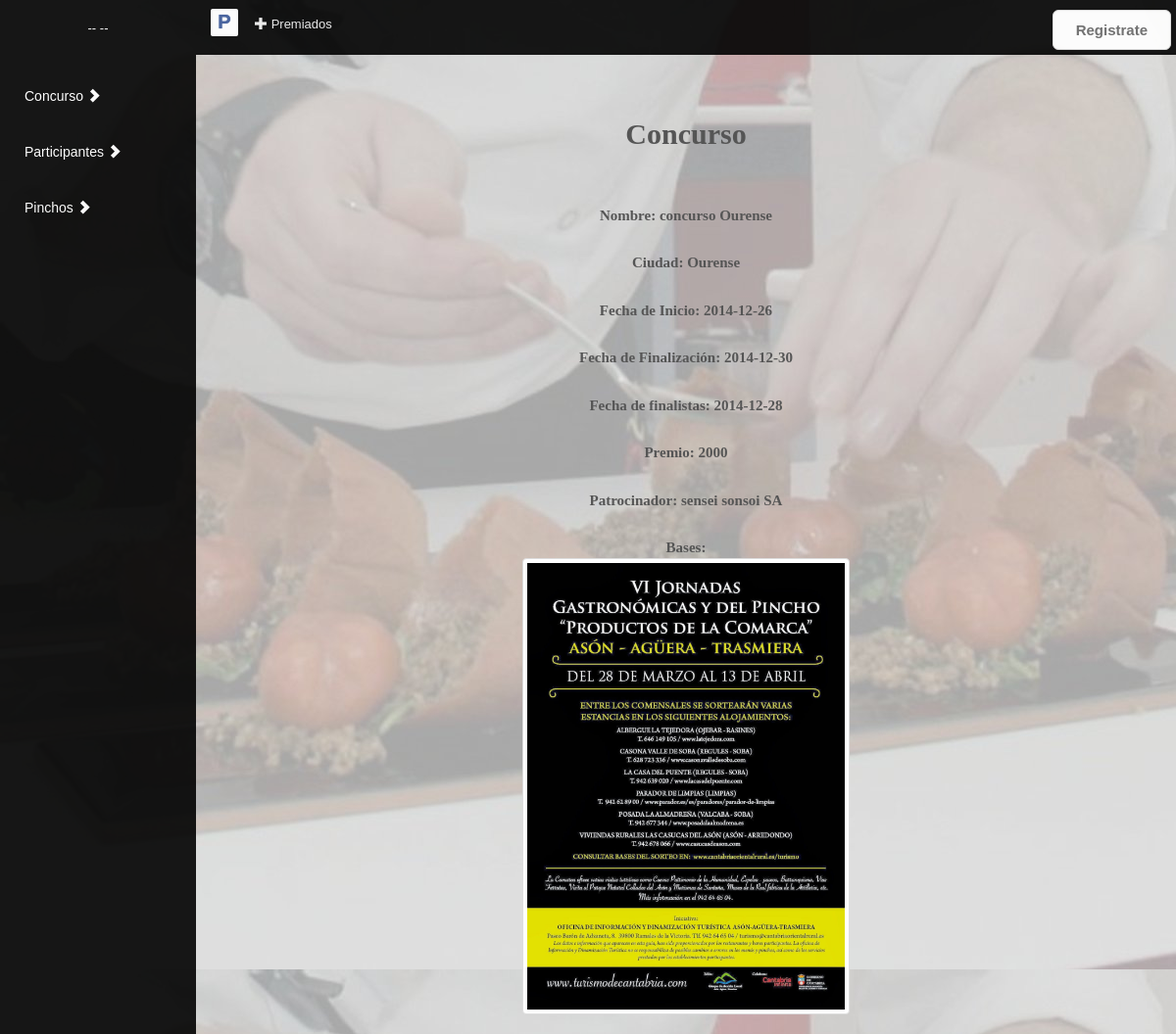
The page /index.php?controller=concurso&action=consultarConcurso on the database as committed earlier.
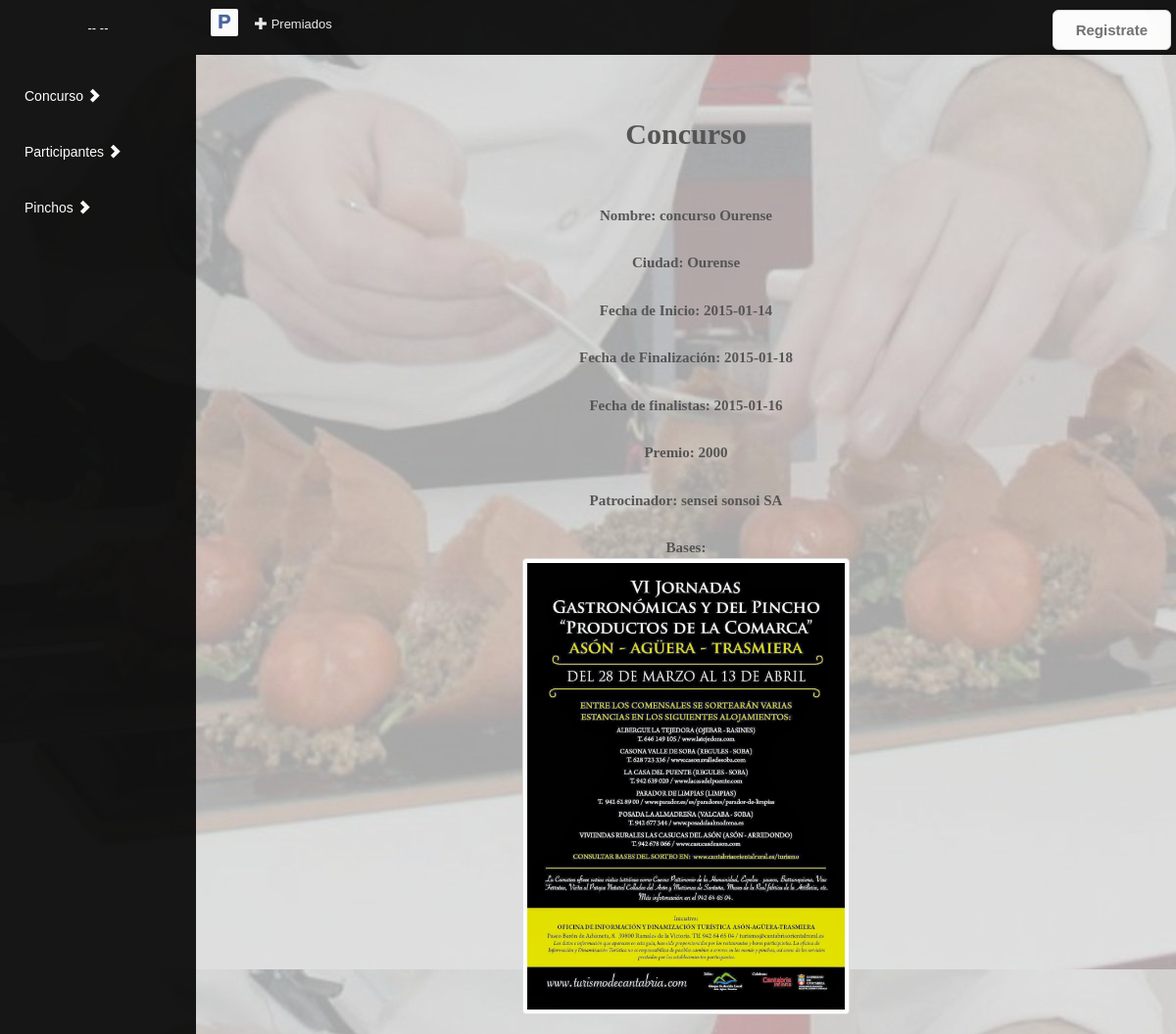
The same page on the database as committed later.
### tables this page shows
CREATE TABLE IF NOT EXISTS `concurso` (
  `idC` INT NOT NULL AUTO_INCREMENT,
  `nombreC` VARCHAR(45) NOT NULL,
  `basesC` VARCHAR(255) NOT NULL,
  `ciudadC` VARCHAR(45) NOT NULL,
  `fechaInicioC` VARCHAR(45) NOT NULL,
  `fechaFinalC` VARCHAR(45) NOT NULL,
  `fechaFinalistasC` VARCHAR(45) NOT NULL,
  `premioC` INT NOT NULL,
  `patrocinadorC` VARCHAR(45) NOT NULL,
  PRIMARY KEY (`idC`)
);

### src/core/ViewManager.php (called while the page is built, shortened)
<?php
class ViewManager {
  private $variables = array();
  public function setVariable($varname, $value, $flash=false) {
    $this->variables[$varname] = $value;
  }
  public function getVariable($varname, $default=NULL) {
    if (!isset($this->variables[$varname])) {
      return $default;
    }
    return $this->variables[$varname];
  }
  public function render($controller, $viewname) {
    include(__DIR__."/../view/$controller/$viewname.php");
  }
  private static $viewmanager_singleton = NULL;
  public static function getInstance() {
    if (self::$viewmanager_singleton == null) {
      self::$viewmanager_singleton = new ViewManager();
    }
    return self::$viewmanager_singleton;
  }
}

### src/controller/ConcursoController.php (called while the page is built, shortened)
<?php
require_once(__DIR__."/../model/Concurso.php");
require_once(__DIR__."/../core/ViewManager.php");
class ConcursoController extends DBController {
	private $concurso;
	public function __construct() {
		$this->concurso = new Concurso();
	}
	public function consultarConcurso() {
		$concu = $this->concurso->ver_datos();
		$this->view->setVariable("concu", $concu);
		$this->view->render("vistas", "consultaConcurso");
	}
}

### src/index.php (called while the page is built, shortened)
<?php
function run() {
  try {
    $controller = loadController($_GET["controller"]);
    $actionName = $_GET["action"];
    $controller->$actionName();
  } catch(Exception $ex) {
    die("An exception occured!!!!!".$ex->getMessage());
  }
}
function loadController($controllerName) {
  return new $controllerClassName();
}
run();
?>

### src/model/User.php (called while the page is built, shortened)
<?php
class User {
  private $tipoU;
  public function __construct($emailU=NULL, $contrasenaU=NULL, $tipoU=NULL, $estadoU=NULL, $nombreU=NULL, $concursoId=NULL) {
    $this->tipoU = $tipoU;
  }
  public function getTipoU() {
    return $this->tipoU;
  }
}

### src/model/Concurso.php (called while the page is built, shortened)
<?php
class Concurso {
  private $nombreC;
  private $basesC;
  private $ciudadC;
  private $fechaInicioC;
  private $fechaFinalC;
  private $fechaFinalistasC;
  private $premioC;
  private $patrocinadorC;
  public function __construct($idC=NULL, $nombreC=NULL, $basesC=NULL, $ciudadC=NULL, $fechaInicioC=NULL, $fechaFinalC=NULL, $fechaFinalistasC=NULL, $premioC=NULL, $patrocinadorC=NULL) {
    $this->nombreC = $nombreC;
    $this->basesC = $basesC;
    $this->ciudadC = $ciudadC;
    $this->fechaInicioC = $fechaInicioC;
	$this->fechaFinalC = $fechaFinalC;
	$this->fechaFinalistasC = $fechaFinalistasC;
    $this->premioC = $premioC;
	$this->patrocinadorC = $patrocinadorC;
  }
  public function getNombreC() {
    return $this->nombreC;
  }
  public function getBasesC() {
    return $this->basesC;
  }
  public function getCiudadC() {
    return $this->ciudadC;
  }
  public function getFechaInicioC() {
    return $this->fechaInicioC;
  }
  public function getFechaFinalC() {
    return $this->fechaFinalC;
  }
  public function getFechaFinalistasC() {
    return $this->fechaFinalistasC;
  }
  public function getPremioC() {
    return $this->premioC;
  }
  public function getPatrocinadorC() {
    return $this->patrocinadorC;
  }
  public function ver_datos() {
    $db = PDOConnection::getInstance();
    $stmt = $db->prepare("SELECT * FROM concurso");
    $stmt->execute();
    $concursos_db=$stmt->fetch(PDO::FETCH_ASSOC);
    if(sizeof($concursos_db)==0){
      return null;
    }else{
      return new Concurso(
      $concursos_db["idC"],
      $concursos_db["nombreC"],
      $concursos_db["basesC"],
      $concursos_db["ciudadC"],
      $concursos_db["fechaInicioC"],
	  $concursos_db["fechaFinalC"],
	  $concursos_db["fechaFinalistasC"],
      $concursos_db["premioC"],
	  $concursos_db["patrocinadorC"]
       );
    }
  }
}

### src/view/vistas/consultaConcurso.php (the view, shortened to what this page needs)
<?php
include(__DIR__."/../layouts/inicio.php");
require_once(__DIR__."/../../core/ViewManager.php");
$view = ViewManager::getInstance();
$view->setVariable("title", "Login");
$concurso = $view->getVariable("concu");
?>
<div class="margensup" >
  <div class="column col-lg-10 col-md-10 col-sm-12 col-xs-12 col-md-offset-1" >
    <div class="modalbox movedown">
      <div class="row">
        <h2 class="alineado">Concurso</h2>
      </div>
      <div class="row separacion" >
        <div class="column col-lg-10 col-md-10 col-sm-12 col-xs-12 col-md-offset-1">
          <form class="form-horizontal separarformulario" role="form">
            <div class="form-group alineado ">
              <label class="control-label">Nombre: </label>
              <label class=" control-label"><?=$concurso->getNombreC()?></label>
            </div>
          </form>
          <form class="form-horizontal separarformulario" role="form">
            <div class="form-group alineado ">
              <label class="control-label">Ciudad: </label>
              <label class=" control-label"><?=$concurso->getCiudadC()?></label>
            </div>
          </form>
          <form class="form-horizontal separarformulario" role="form">
            <div class="form-group alineado ">
              <label class="control-label">Fecha de Inicio: </label>
              <label class=" control-label"><?=$concurso->getFechaInicioC()?></label>
            </div>
          </form>
		  <form class="form-horizontal separarformulario" role="form">
            <div class="form-group alineado ">
              <label class="control-label">Fecha de Finalización: </label>
              <label class=" control-label"><?=$concurso->getFechaFinalC()?></label>
            </div>
          </form>
		  <form class="form-horizontal separarformulario" role="form">
            <div class="form-group alineado ">
              <label class="control-label">Fecha de finalistas: </label>
              <label class=" control-label"><?=$concurso->getFechaFinalistasC()?></label>
            </div>
          </form>
          <form class="form-horizontal separarformulario" role="form">
            <div class="form-group alineado ">
              <label class="control-label">Premio: </label>
              <label class=" control-label"><?=$concurso->getPremioC()?></label>
            </div>
          </form>
          <form class="form-horizontal separarformulario" role="form">
            <div class="form-group alineado ">
              <label class="control-label">Patrocinador: </label>
              <label class=" control-label"><?=$concurso->getPatrocinadorC()?></label>
            </div>
          </form>
          <form class="form-horizontal separarformulario" role="form">
            <div class="form-group alineado ">
              <label class="control-label">Bases: </label>
			  <center><img src= "<?=$concurso->getBasesC()?>" alt="Imagen de las bases" class="img-thumbnail" width= "50%" heigth= "50%"></center>
            </div>
          </form>
        </div>
      </div>
    </div>
  </div>
</div>
<?php
include(__DIR__."../../layouts/pie.php");
?>

### src/view/layouts/inicio.php (shortened to what this page needs)
<html lang="es">
<?php
include(__DIR__."/cabecera.php");
require_once(__DIR__."/../../core/ViewManager.php");
$view = ViewManager::getInstance();
$view->setVariable("title", "Login");
$currentuser = $view->getVariable("currentusername");
?>
<body class="fondo">
	<div class="wrapper">
		<div class="box">
			<div class="row row-offcanvas row-offcanvas-left">
				<?php if ($currentuser == null) $currentuser = new User();?>
				<div class="column col-sm-2 col-xs-1 sidebar-offcanvas" id="sidebar">
					<ul class="nav hidden-xs" id="lg-menu">
						<div class="nombreuser">-- <?=$currentuser->getNombreU() ?> --</div>
						<li class="nav-header">
							<a href="#" data-toggle="collapse" data-target="#menu1">
								<h5>Concurso <i class="glyphicon glyphicon-chevron-right"></i></h5>
							</a>
							</li>
							<li class="nav-header">
								<a href="#" data-toggle="collapse" data-target="#menu2">
									<h5>Participantes <i class="glyphicon glyphicon-chevron-right"></i></h5>
								</a>
							</li>
							<li class="nav-header">
								<a href="#" data-toggle="collapse" data-target="#menu3">
									<h5>Pinchos <i class="glyphicon glyphicon-chevron-right"></i></h5>
								</a>
									</li>
									</ul>
								</div>
								<div class="column col-sm-10 col-xs-11" id="main">
									<div class="navbar navbar-blue navbar-static-top">
										<div class="navbar-header">
											<a href="index.php" class="navbar-brand logo">P</a>
										</div>
										<nav class="collapse navbar-collapse" role="navigation">
											<ul class="nav navbar-nav">
												<li>
													<a href="index.php?controller=pincho&action=listarPrem"><i class="glyphicon glyphicon-plus"></i> Premiados</a>
												</li>
													</ul>
													<ul class="nav navbar-nav navbar-right">
														<?php if ($currentuser->getTipoU() != NULL) { ?>
															<li class="dropdown">
																<a href="#" class="dropdown-toggle" data-toggle="dropdown"><i class="glyphicon glyphicon-cog"></i></a>
																<ul class="dropdown-menu">
																	<?php if ($currentuser->getTipoU() != 'A' && $currentuser->getTipoU() != 'P') { ?>
																		<li><a href="index.php?controller=users&action=seleccionarPerfil">Mi perfil</a></li>
																		<li><a href="index.php?controller=users&action=seleccionarModificacion">Modificar mi perfil</a></li>
																		<?php } ?>
																		<li><a href="index.php?controller=users&action=logout">Salir</a></li>
																	</ul>
																</li>
																<?php } else{ ?>
																	<div class="form-group">
																		<a href="index.php?controller=users&action=registroPortada" class="whitebtn" >Registrate</a>
																	</div>
																	<?php } ?>
																</ul>
															</nav>
														</div>

### src/view/layouts/cabecera.php (shortened to what this page needs)
<html lang="es">
<head>
	<link href="./resources/css/bootstrap.min.css" rel="stylesheet">
<link href="./resources/css/styles.css" rel="stylesheet">
</head>

### src/view/layouts/pie.php
</div>
</div>
</div>
</div>
</body>
</html>

### src/resources/css/styles.css (style rules this page uses)
.fondo { background-color: #d6d6d6; background-image:url('../img/portada/portadaIn.jpg'); }
.nav-header { padding-left:10px; }
html, body { font-family: cursive; font-size:15px; color:#555555; }
.nav { font-family:Arial,sans-serif; font-size:13px; }
a { color:#222222; }
.wrapper, .row { margin-left:0; margin-right:0; }
.wrapper:before, .wrapper:after, .column:before, .column:after { content: ""; display: table; }
.wrapper:after, .column:after { clear: both; }
.separacion { margin-top:40px; }
.separarformulario { margin-bottom:20px; }
.column { overflow: auto; *zoom:1; }
.box { bottom: 0; left: 0; position: absolute; right: 0; top: 0; }
.margensup { margin-top:100px; }
.alineado { text-align:center; }
.nombreuser { text-align:center; margin-top:5px; margin-bottom:30px; }
.navbar-blue { border-width:0; background: #000; color:#ffffff; font-family:arial,sans-serif; top:0; position:fixed; width:inherit; opacity:0.9; }
#sidebar { position: fixed; background: #000; height:100%; opacity:0.9; }
.navbar-blue li > a,.navbar-toggle { color:#efefef; }
#main { margin-left: 16.66666667%; padding-left:0; padding-right:0; }
#sidebar { padding:0px; padding-top:15px; }
#sidebar, #sidebar a, #sidebar-footer a { color:#ffffff; text-shadow:0 0 2px #000000; }
.logo { display:block; padding:3px; background-color:#fff; color:#3B5999; height:28px; width:28px; margin:9px; margin-right:2px; margin-left:15px; font-size:20px; font-weight:700; text-align:center; text-decoration:none; text-shadow:0 0 1px; border-radius:2px; }
h1,h2,h3 { font-weight:800; }
.whitebtn { -moz-box-shadow:inset 0px 1px 0px 0px #ffffff; -webkit-box-shadow:inset 0px 1px 0px 0px #ffffff; background-color:#ffffff; border-radius:6px; border:1px solid #dcdcdc; display:inline-block; cursor:pointer; color:#666666; font-family:arial,sans-serif; font-size:15px; font-weight:bold; padding:9px 23px; text-decoration:none; text-shadow:0px 1px 0px #ffffff; position: relative; top: 10px; right: 20px; }

Rows that differ between the two databases and show on the page:
changed concurso "concurso Ourense": fechaInicioC "2014-12-26" → "2015-01-14"; fechaFinalC "2014-12-30" → "2015-01-18"; fechaFinalistasC "2014-12-28" → "2015-01-16"
